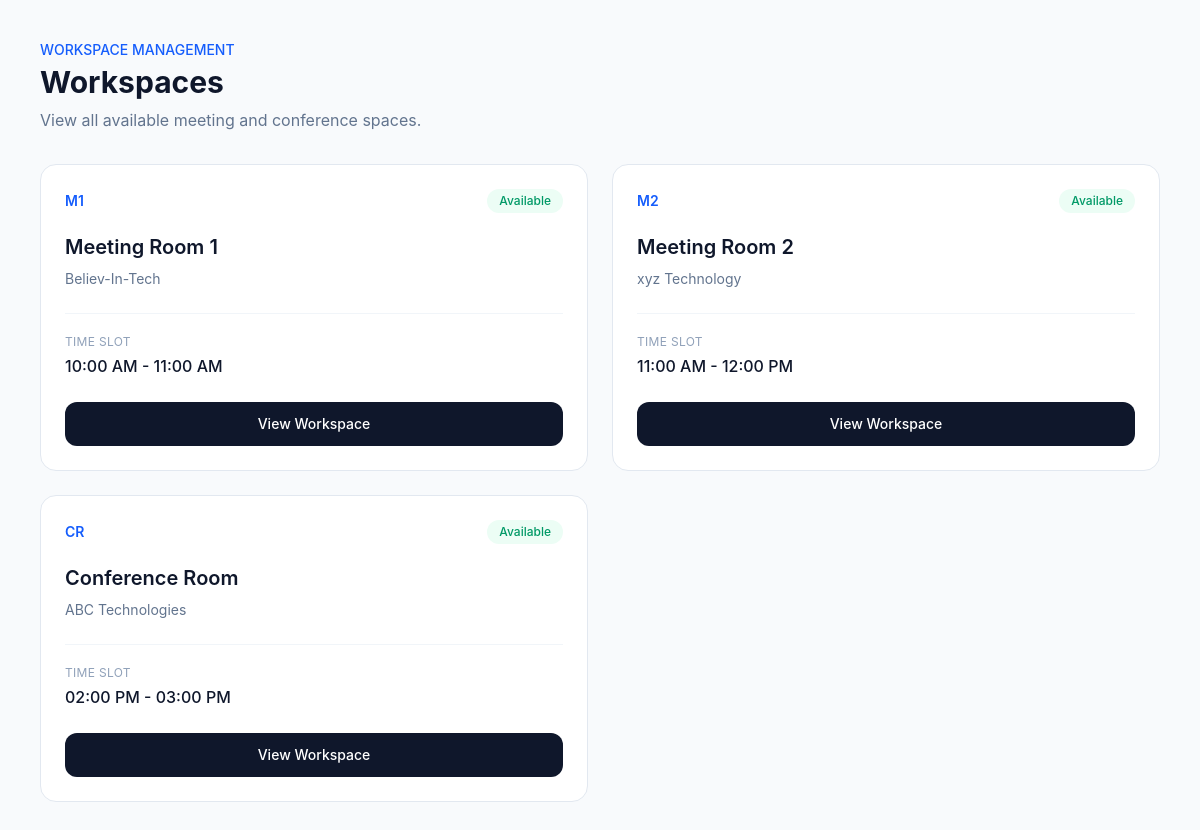
The page /pages/workspaces.php (signed in) on the database its author committed.
### tables this page shows
CREATE TABLE `workspaces` (
  `id` int(11) NOT NULL,
  `company_name` varchar(100) NOT NULL,
  `workspace_name` varchar(100) NOT NULL,
  `type` varchar(10) NOT NULL,
  `status` varchar(20) NOT NULL DEFAULT 'Available',
  `time_slot` varchar(50) NOT NULL
);

### pages/workspaces.php (the view, shortened to what this page needs)
<?php
require_once "../config/database.php";
$sql = "SELECT * FROM workspaces";
$result = $conn->query($sql);
$workspaces = [];
if ($result && $result->num_rows > 0) {
    while ($row = $result->fetch_assoc()) {
        $workspaces[] = $row;
    }
}
?>
<!DOCTYPE html>
<html lang="en">
<head>
    <link rel="stylesheet" href="../assets/css/output.css">
</head>
<body class="bg-slate-50 text-slate-900">
    <div class="min-h-screen p-6 lg:p-10">
        <div class="max-w-7xl mx-auto">
            <div class="mb-8">
                <p class="text-sm text-blue-600 font-medium mb-1">
                    WORKSPACE MANAGEMENT
                </p>
                <h1 class="text-3xl font-bold">
                    Workspaces
                </h1>
                <p class="text-slate-500 mt-2">
                    View all available meeting and conference spaces.
                </p>
            </div>
            <div class="grid grid-cols-1 md:grid-cols-2 xl:grid-cols-3 gap-6">
                <?php foreach ($workspaces as $workspace): ?>
                    <div class="bg-white border border-slate-200 rounded-2xl p-6 hover:shadow-lg transition">
                        <div class="flex items-center justify-between">
                            <span class="text-sm font-semibold text-blue-600">
                                <?= htmlspecialchars($workspace['type']) ?>
                            </span>
                            <span class="px-3 py-1 text-xs font-medium rounded-full bg-emerald-50 text-emerald-600">
                                <?= htmlspecialchars($workspace['status']) ?>
                            </span>
                        </div>
                        <h2 class="text-xl font-semibold mt-5">
                            <?= htmlspecialchars($workspace['workspace_name']) ?>
                        </h2>
                        <p class="text-sm text-slate-500 mt-2">
                            <?= htmlspecialchars($workspace['company_name']) ?>
                        </p>
                        <div class="mt-6 pt-5 border-t border-slate-100">
                            <p class="text-xs uppercase tracking-wide text-slate-400">
                                Time Slot
                            </p>
                            <p class="font-medium mt-1">
                                <?= htmlspecialchars($workspace['time_slot']) ?>
                            </p>
                        </div>
                             <a
                               href="workspace-details.php?id=<?= $workspace['id'] ?>"
                               class="block text-center w-full mt-6 py-3 rounded-xl bg-slate-900 text-white text-sm font-medium hover:bg-blue-600 transition">
                                  View Workspace
                            </a>
                    </div>
                <?php endforeach; ?>
            </div>
        </div>
    </div>
</body>
</html>

### rows shown on the page
workspaces: type "M1", status "Available", workspace_name "Meeting Room 1", company_name "Believ-In-Tech", time_slot "10:00 AM - 11:00 AM"
workspaces: type "M2", status "Available", workspace_name "Meeting Room 2", company_name "xyz Technology", time_slot "11:00 AM - 12:00 PM"
workspaces: type "CR", status "Available", workspace_name "Conference Room", company_name "ABC Technologies", time_slot "02:00 PM - 03:00 PM"
